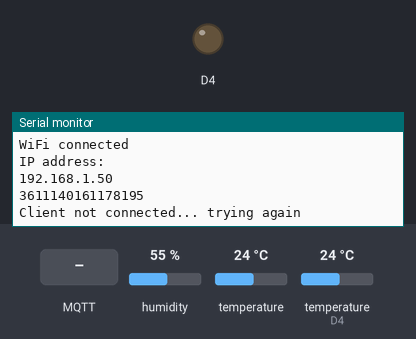
Bench run of a sketch on a simulated ESP8266 (NodeMCU). On the bench: output pins drawn as LEDs (lit = HIGH), the last lines printed to the serial monitor. The test bench sets the inputs (shaded band); at power-on: humidity 55 %, temperature (sensor on D4) 24 °C, temperature 24 °C. WiFi joins after 1.5 s; servers stay silent unless stated; no MQTT or app messages arrive unless stated.

Above: at 2.7 s.
2.8 s: MQTT message "CLIENT009" arrives on the first subscribed topic
At 8.7 s:
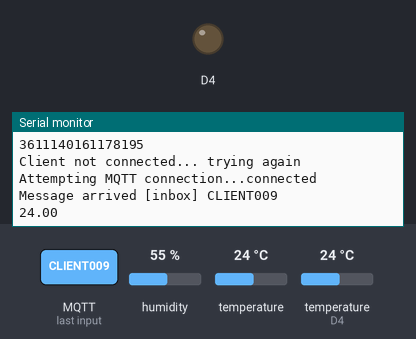
9.0 s: MQTT message "1" arrives on the first subscribed topic
At 9.5 s:
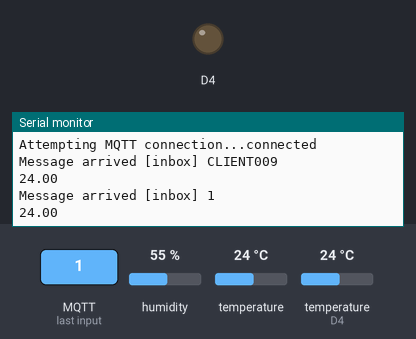
10.5 s: MQTT message "on" arrives on the first subscribed topic
At 11.7 s:
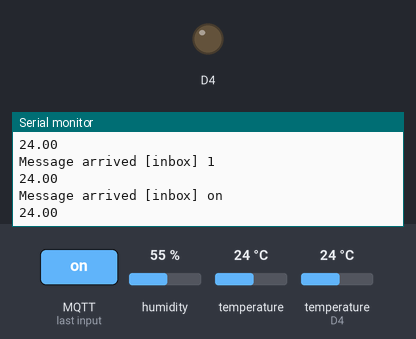
12.0 s: MQTT message "off" arrives on the first subscribed topic
At 13.0 s:
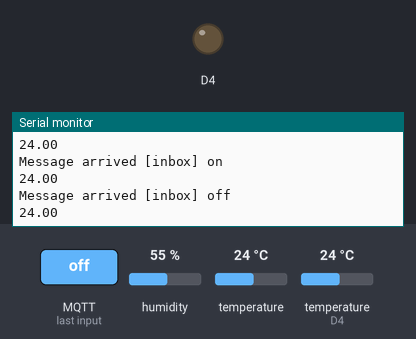
13.5 s: humidity set to 22 %
15.0 s: temperature (sensor on D4) set to 12 °C
At 17.1 s:
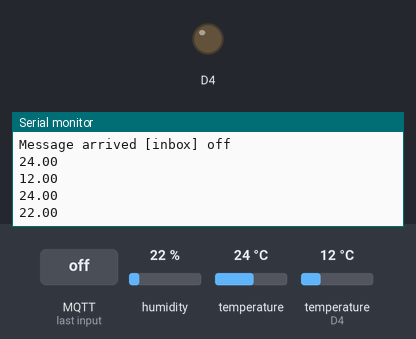
Timing chart, 0 to 17.5 s (numbered marks = the images above; inputs shaded):
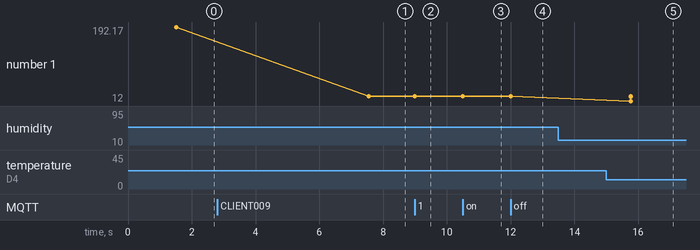

Measured:
- after the input at 2.8 s, the serial monitor: prints a new line after 4.7 s (image 1)
- after the input at 9.0 s, the serial monitor: prints a new line at once (image 2)
- after the input at 10.5 s, the serial monitor: prints a new line at once (image 3)
- after the input at 12.0 s, the serial monitor: prints a new line at once (image 4)
- after the input at 15.0 s, the serial monitor: prints a new line after 0.77 s (image 5)
- plotted number 1: 192.17 → 24 after the input at 2.8 s

The sketch:

mqtt_tempreader.ino
```cpp
/*
MQTT Wifi Client for nodeMCU

Dallas temperature sensor connected to Pin D4

Listening on MQTT topic inbox for messages - it then replies to

SENSOR/[IP ADDRESS]/TEMPERATURE   with the current temperature in Celcius

*/

#include <ESP8266WiFi.h>
#include <PubSubClient.h>
#include <OneWire.h>
#include <DallasTemperature.h>


#define DHT22 1

#ifdef DHT22
#include <Adafruit_Sensor.h>
#include <DHT.h>
#include <DHT_U.h>

#define DHTPIN            D3
#define DHTTYPE           DHT22

DHT_Unified dht(DHTPIN, DHTTYPE);
sensor_t sensor;

#endif


// Update these with values suitable for your network.

const char* ssid = "............";
const char* password = ".............";
const char* mqtt_server = "sdr";
int  lasttemp;
int lasttemp2;
float currenttemp;
float currenttemp2;
int lasthumidity;
float currenthumidity;

char clientasciimac[20];

#define ONE_WIRE_BUS D4
OneWire oneWire(ONE_WIRE_BUS);
DallasTemperature sensors(&oneWire);


WiFiClient espClient;
PubSubClient client(espClient);
long lastMsg = 0;
char msg[50];
int value = 0;

void setup() {
  pinMode(BUILTIN_LED, OUTPUT);     // Initialize the BUILTIN_LED pin as an output
  Serial.begin(115200);
  setup_wifi();
  WiFi.mode(WIFI_STA);
  client.setServer(mqtt_server, 1883);
  client.setCallback(callback);
  sensors.begin();

#ifdef DHT22
  dht.begin();
  dht.temperature().getSensor(&sensor);
#endif

  lasttemp=0;
  lasttemp2=0;
  lasthumidity=0;
}

void setup_wifi() {
  uint8_t mac[6];

  delay(10);
  // We start by connecting to a WiFi network
  Serial.println();
  Serial.print("Connecting to ");
  Serial.println(ssid);

  WiFi.begin(ssid, password);

  while (WiFi.status() != WL_CONNECTED) {
    delay(500);
    Serial.print(".");
  }

  Serial.println("");
  Serial.println("WiFi connected");
  Serial.println("IP address: ");
  Serial.println(WiFi.localIP());
  WiFi.macAddress(mac);
  sprintf(clientasciimac,"%d%d%d%d%d%d",mac[0],mac[1],mac[2],mac[3],mac[4],mac[5]);
  Serial.println(clientasciimac);
  //sprintf(clientasciimac,"CLIENT009");
}

void callback(char* topic, byte* payload, unsigned int length) {

  char topicStr[40];
  String ip;

  Serial.print("Message arrived [");
  Serial.print(topic);
  Serial.print("] ");
  for (int i = 0; i < length; i++) {
    Serial.print((char)payload[i]);
  }
  Serial.println();
  dtostrf(currenttemp, 2, 2,msg);
  Serial.println(msg);
  ip = WiFi.localIP().toString();
  sprintf(topicStr,"SENSOR/%s/TEMPERATURE",ip.c_str());
  client.publish(topicStr, msg);

#ifdef DHT22
  dtostrf(currenttemp2, 2, 2,msg);
  sprintf(topicStr,"SENSOR/%s/TEMPERATURE2",ip.c_str());
  client.publish(topicStr, msg);

  dtostrf(currenthumidity, 2, 2,msg);
  sprintf(topicStr,"SENSOR/%s/HUMIDITY",ip.c_str());
  client.publish(topicStr, msg);
#endif


}

void reconnect() {
  // Loop until we're reconnected
  while (!client.connected()) {
    Serial.print("Attempting MQTT connection...");
    // Attempt to connect
    if (client.connect(clientasciimac)) {
      delay(200);
      sensors.requestTemperatures();
      currenttemp = sensors.getTempCByIndex(0);
#ifdef DHT22
      currenttemp2 = getDHT22Temperature();
      currenthumidity = getDHT22Humidity();
#endif
      Serial.println("connected");
      client.subscribe("inbox");
    } else {
      Serial.print("failed, rc=");
      Serial.print(client.state());
      Serial.println(" try again in 5 seconds");
      // Wait 5 seconds before retrying
      delay(5000);
    }
  }
}


float round_to_dp( float in_value, int decimal_place )
{
  float multiplier = powf( 10.0f, decimal_place );
  in_value = roundf( in_value * multiplier ) / multiplier;
  return in_value;
}


#ifdef DHT22

float getDHT22Temperature()
{
  sensors_event_t event;
  dht.temperature().getEvent(&event);
  if (isnan(event.temperature)) {
    return 0;
  }

  return event.temperature;
}


float getDHT22Humidity()
{
  sensors_event_t event;

 dht.humidity().getEvent(&event);
  if (isnan(event.relative_humidity)) {
    return 0;
  }

   return event.relative_humidity;
}

#endif

void loop() {

  char topic[40];
  String ip;


  if (!client.connected()) {
    Serial.println("Client not connected... trying again");
    delay(5000);
    reconnect();
  }

  client.loop();

  long now = millis();
  if (now - lastMsg > 15000) {
    lastMsg = now;
    ++value;

    sensors.requestTemperatures();
    currenttemp = sensors.getTempCByIndex(0);
    if ((int)(currenttemp*100) != lasttemp)
     {
       lasttemp=(int)(currenttemp*100);
       dtostrf(currenttemp, 2, 2,msg);
       Serial.println(msg);
       ip = WiFi.localIP().toString();
       sprintf(topic,"SENSOR/%s/TEMPERATURE",ip.c_str());
       client.publish(topic, msg);
     }

#ifdef DHT22
    currenttemp2 = getDHT22Temperature();
    if ((int)(currenttemp2*100) != lasttemp2)
     {
       lasttemp2=(int)(currenttemp2*100);
       dtostrf(currenttemp2, 2, 2,msg);
       Serial.println(msg);
       ip = WiFi.localIP().toString();
       sprintf(topic,"SENSOR/%s/TEMPERATURE2",ip.c_str());
       client.publish(topic, msg);
     }

    currenthumidity = getDHT22Humidity();
    if ((int)(currenthumidity*100) != lasthumidity)
     {
       lasthumidity=(int)(currenthumidity*100);
       dtostrf(currenthumidity, 2, 2,msg);
       Serial.println(msg);
       ip = WiFi.localIP().toString();
       sprintf(topic,"SENSOR/%s/HUMIDITY",ip.c_str());
       client.publish(topic, msg);
     }
#endif
    }
}
```
